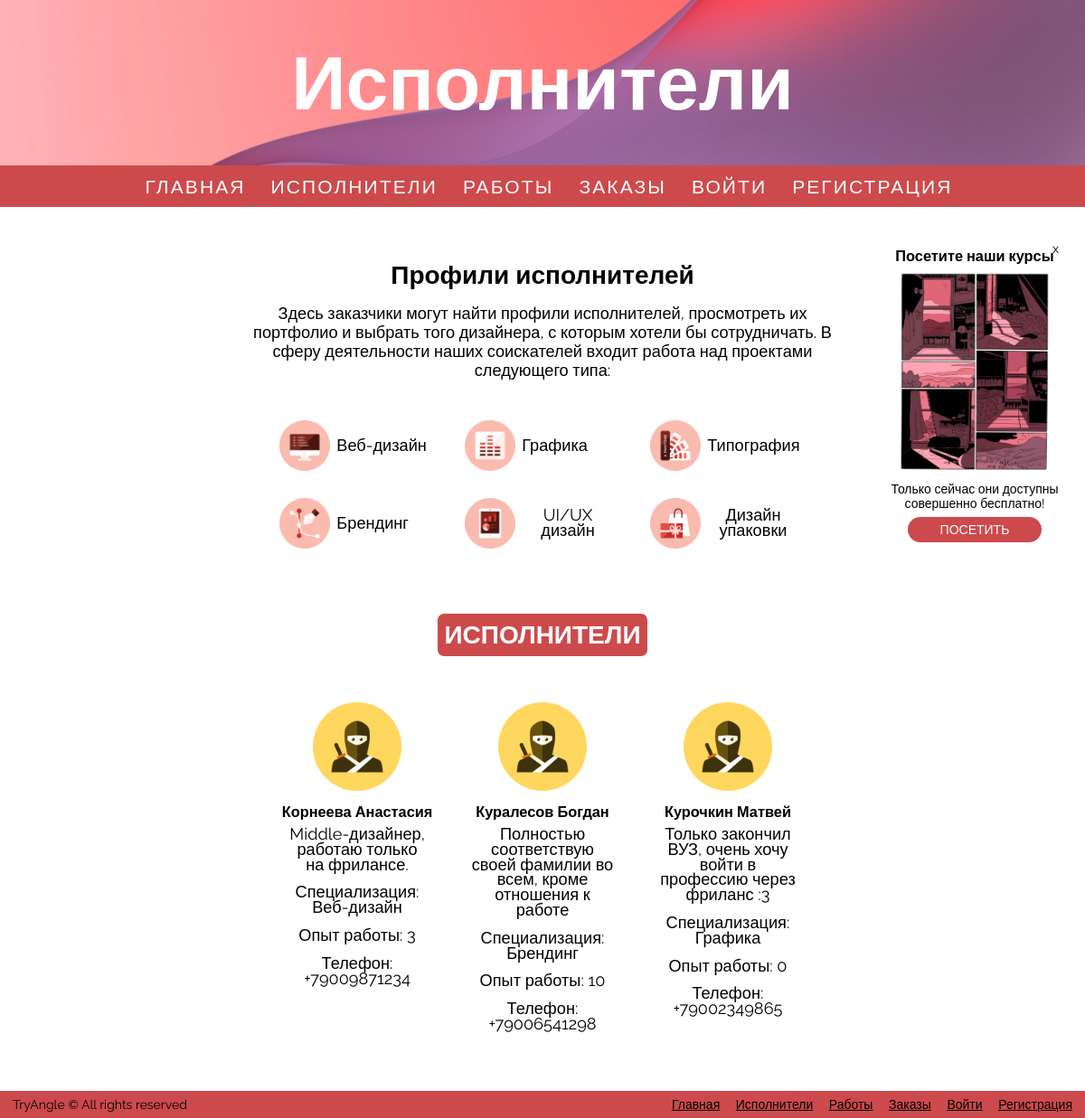
/artists.html, run on the app's committed database.
### app.py (models this page shows)
class User(UserMixin, db.Model):
    id = db.Column(db.Integer, primary_key=True)
    email = db.Column(db.String(100), unique=True)
    password = db.Column(db.String(100), nullable=False)
    surname = db.Column(db.String(50), nullable=False)
    name = db.Column(db.String(50), nullable=False)
    phone = db.Column(db.String(15), nullable=False)
    isartist = db.Column(db.Boolean, nullable=False)
    artist_specialization = db.Column(db.String(50))
    artist_exp = db.Column(db.Integer)
    customer_company = db.Column(db.String(100))
    customer_sphere = db.Column(db.String(50))
    about = db.Column(db.Text, nullable=False)

### app.py (the view)
@app.route("/artists.html")
def artists():
    users = User.query.filter_by(isartist=True).all()
    return render_template("artists.html", users=users, current_user=current_user.is_authenticated)

### templates/artists.html (shortened to what this page needs)
<!DOCTYPE html>
<html lang='en-EN'>
<head>
  <link href='../static/styles.css' rel='stylesheet'>
</head>
<body>
  <div class='wrapper'>
  <header>
      <h1>Исполнители</h1>
  </header>
  <nav>
      <a href='/' title='Главная'>Главная</a>
      <a>Исполнители</a>
      <a href='completes.html' title='Работы'>Работы</a>
      <a href='requests.html' title='Заказы'>Заказы</a>
      {% if not current_user %}
      <a href='login.html' title='Войти'>Войти</a>
      <a href='signup.html' title='Регистрация'>Регистрация</a>
      {% endif %}
  </nav>
  <main>
  <div class='ad'>
      <p class='close' onclick='hideAd()'>x</p>
      <h3>Посетите наши курсы</h3>
      <img src='../static/src/ad.png' alt='Курсы'>
      <p>Только сейчас они доступны совершенно бесплатно!</p>
      <a href='https://skillbox.ru/' title='Курсы'><p class='button'>Посетить</p></a>
    </div>
    <div class='section center'>
      <div class='center'>
        <br>
        <h2>Профили исполнителей</h2>
        <p>Здесь заказчики могут найти профили исполнителей, просмотреть их портфолио и выбрать того дизайнера, с которым хотели бы сотрудничать. В сферу деятельности наших соискателей входит работа над проектами следующего типа:</p>
        <br>
      </div>
      <div class='center'>
        <div class='card small'>
          <img src='../static/src/about_icon1.png' alt='WEB-дизайн'>
          <p>Веб-дизайн</p>
        </div>
        <div class='card small'>
          <img src='../static/src/about_icon2.png' alt='Инфографика'>
          <p>Графика</p>
        </div>
        <div class='card small'>
          <img src='../static/src/about_icon3.png' alt='Типография'>
          <p>Типография</p>
        </div>
        <div class='card small'>
          <img src='../static/src/about_icon4.png' alt='Фирменный стиль'>
          <p>Брендинг</p>
        </div>
        <div class='card small'>
          <img src='../static/src/about_icon5.png' alt='UI/UX'>
          <p>UI/UX дизайн</p>
        </div>
        <div class='card small'>
          <img src='../static/src/about_icon6.png' alt='Продукция'>
          <p>Дизайн упаковки</p>
        </div>
      </div>
    </div>
    <h2 class='outer-header'>Исполнители</h2>
    <div class='section last'>
      <div class='center'>
        {% for el in users %}
        <a href='artists.html/{{el.id}}' title='Исполнитель {{el.id}}'><div class='card member'>
          <img src='../static/src/member_icon2.png' alt='Дизайнер'>
          <h3>{{el.surname}} {{el.name}}</h3>
          <p>{{el.about}}</p>
          <p>Специализация: {{el.artist_specialization}}</p>
          <p>Опыт работы: {{el.artist_exp}}</p>
          <p>Телефон: {{el.phone}}</p>
        </div></a>
        {% endfor %}
      </div>
    </div>
  </main>
  <div class='footer'>
    <div><p>TryAngle &#169 All rights reserved</p></div>
    <div>
      <a href='/' title='Главная'>Главная</a>
      <a>Исполнители</a>
      <a href='completes.html' title='Работы'>Работы</a>
      <a href='requests.html' title='Заказы'>Заказы</a>
      {% if not current_user %}
      <a href='login.html' title='Войти'>Войти</a>
      <a href='signup.html' title='Регистрация'>Регистрация</a>
      {% endif %}
    </div>
  </div>
  </div>
</body>
</html>

### data on the page
User: surname "Корнеева", name "Анастасия", about "Middle-дизайнер, работаю только на фрилансе.", artist_specialization "Веб-дизайн", artist_exp "3", phone "+79009871234"
User: surname "Куралесов", name "Богдан", about "Полностью соответствую своей фамилии во всем, кроме отношения к работе", artist_specialization "Брендинг", artist_exp "10", phone "+79006541298"
User: surname "Курочкин", name "Матвей", about "Только закончил ВУЗ, очень хочу войти в профессию через фриланс :3", artist_specialization "Графика", artist_exp "0", phone "+79002349865"
